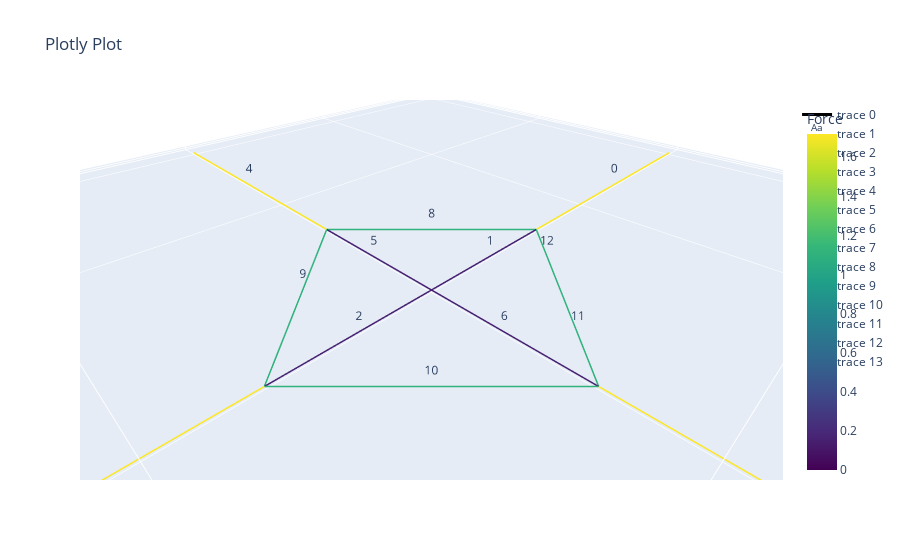

The code cell stored with this chart in its notebook:
### Markdown cell above
### Step 1: Define the network

### Code cell
# Note that the coordinates of the vertices will change after equilibrium is reached.
model_name  = 'Validation_structure_0'
vertices    = np.array([[-10, 0, 0], [-5, 0,0], [0, 0, 0], [5, 0, 0], [10, 0, 0], [0,-10,0], [0,-5,0], [0,5,0], [0,10,0], [-2.5, 2.5, 0]])*10  # The coordinates of the vertices in mm
edges       = [[0, 1], [1, 2], [2, 3], [3, 4], [5, 6], [6, 2], [2, 7], [7, 8], [1, 6], [6, 3], [3, 7], [7,9], [9,1]]                  # The edges of the network.
paths       = [[0, 1, 2, 3], [4, 5, 6,7], [12, 8, 9, 10, 11]]   # 3D printable paths. Ensure an edge is not flipped.
directions  = [1, 1, 1, 1, 1, 1, 1, 1, 1, 1, 1, 1, 1]          # Flip the curvature of an edge by setting the direction to -1.

q_ring      = .5
q_connectors = .5
q_center    = .1
q           = np.array([q_connectors, q_center, q_center, q_connectors, q_connectors, q_center, q_center, q_connectors, q_ring, q_ring, q_ring, q_ring*2, q_ring*2])/20
fixed       = [0, 4, 5, 8]

# Create the network
net = Network_custom.from_fd(vertices, edges, q, fixed, paths = paths, dir = directions)

# The topology of structure is fixed after generation, but you can update force densities after making the network
# q[0] = .10
# net.update_shape(q)

# Plot the network like this
net.net_plot(color=True, elables = True, vlabels = False)

(net.vertices == vertices).all() # Please understand that this is False

### Figure 1 — Plotly figure (JSON) as saved in the notebook; plotly's stock layout.template omitted (floating-point values rounded to 4 significant figures)
{"data": [{"line": {"color": [1.719, 1.719, 0, 0.1562, 0.1562, 0, 0.1562, 0.1562, 0, 1.719, 1.719, 0, 1.719, 1.719, 0, 0.1562, 0.1562, 0, 0.1562, 0.1562, 0, 1.719, 1.719, 0, 1.105, 1.105, 0, 1.105, 1.105, 0, 1.105, 1.105, 0, 1.105, 1.105, 0, 1.105, 1.105, 0], "colorbar": {"title": {"text": "Force"}}, "colorscale": [[0, "#440154"], [0.1111, "#482878"], [0.2222, "#3e4989"], [0.3333, "#31688e"], [0.4444, "#26828e"], [0.5556, "#1f9e89"], [0.6667, "#35b779"], [0.7778, "#6ece58"], [0.8889, "#b5de2b"], [1, "#fde725"]], "showscale": true, "width": 3}, "mode": "lines", "type": "scatter3d", "x": [-100, -31.25, null, -31.25, -1.4e-15, null, -1.4e-15, 31.25, null, 31.25, 100, null, 0, -1.879e-15, null, -1.879e-15, -1.4e-15, null, -1.4e-15, -6.565e-16, null, -6.565e-16, 0, null, -31.25, -1.879e-15, null, -1.879e-15, 31.25, null, 31.25, -6.565e-16, null, -6.565e-16, -15.62, null, -15.62, -31.25, null], "y": [0, 1.226e-15, null, 1.226e-15, 3.339e-15, null, 3.339e-15, 2.418e-15, null, 2.418e-15, 0, null, -100, -31.25, null, -31.25, 3.339e-15, null, 3.339e-15, 31.25, null, 31.25, 100, null, 1.226e-15, -31.25, null, -31.25, 2.418e-15, null, 2.418e-15, 31.25, null, 31.25, 15.62, null, 15.62, 1.226e-15, null], "z": [0, 0, null, 0, 0, null, 0, 0, null, 0, 0, null, 0, 0, null, 0, 0, null, 0, 0, null, 0, 0, null, 0, 0, null, 0, 0, null, 0, 0, null, 0, 0, null, 0, 0, null]}, {"mode": "text", "text": ["0"], "type": "scatter3d", "x": [-65.62], "y": [6.131e-16], "z": [0]}, {"mode": "text", "text": ["1"], "type": "scatter3d", "x": [-15.62], "y": [2.282e-15], "z": [0]}, {"mode": "text", "text": ["2"], "type": "scatter3d", "x": [15.62], "y": [2.878e-15], "z": [0]}, {"mode": "text", "text": ["3"], "type": "scatter3d", "x": [65.62], "y": [1.209e-15], "z": [0]}, {"mode": "text", "text": ["4"], "type": "scatter3d", "x": [-9.393e-16], "y": [-65.62], "z": [0]}, {"mode": "text", "text": ["5"], "type": "scatter3d", "x": [-1.64e-15], "y": [-15.62], "z": [0]}, {"mode": "text", "text": ["6"], "type": "scatter3d", "x": [-1.028e-15], "y": [15.62], "z": [0]}, {"mode": "text", "text": ["7"], "type": "scatter3d", "x": [-3.283e-16], "y": [65.62], "z": [0]}, {"mode": "text", "text": ["8"], "type": "scatter3d", "x": [-15.63], "y": [-15.62], "z": [0]}, {"mode": "text", "text": ["9"], "type": "scatter3d", "x": [15.62], "y": [-15.62], "z": [0]}, {"mode": "text", "text": ["10"], "type": "scatter3d", "x": [15.62], "y": [15.62], "z": [0]}, {"mode": "text", "text": ["11"], "type": "scatter3d", "x": [-7.812], "y": [23.44], "z": [0]}, {"mode": "text", "text": ["12"], "type": "scatter3d", "x": [-23.44], "y": [7.812], "z": [0]}], "layout": {"scene": {"aspectmode": "data"}, "title": {"text": "Plotly Plot"}}}
